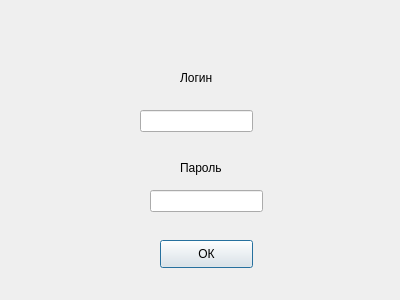
<?xml version="1.0" encoding="UTF-8"?>
<ui version="4.0">
 <class>LoginWindow</class>
 <widget class="QDialog" name="LoginWindow">
  <property name="geometry">
   <rect>
    <x>0</x>
    <y>0</y>
    <width>400</width>
    <height>300</height>
   </rect>
  </property>
  <property name="windowTitle">
   <string>Dialog</string>
  </property>
  <widget class="QPushButton" name="submit">
   <property name="geometry">
    <rect>
     <x>160</x>
     <y>240</y>
     <width>93</width>
     <height>28</height>
    </rect>
   </property>
   <property name="text">
    <string>ОК</string>
   </property>
  </widget>
  <widget class="QLabel" name="title">
   <property name="geometry">
    <rect>
     <x>170</x>
     <y>10</y>
     <width>55</width>
     <height>16</height>
    </rect>
   </property>
   <property name="text">
    <string/>
   </property>
  </widget>
  <widget class="QLabel" name="label_login">
   <property name="geometry">
    <rect>
     <x>180</x>
     <y>70</y>
     <width>55</width>
     <height>16</height>
    </rect>
   </property>
   <property name="text">
    <string>Логин</string>
   </property>
  </widget>
  <widget class="QLabel" name="label_password">
   <property name="geometry">
    <rect>
     <x>180</x>
     <y>160</y>
     <width>55</width>
     <height>16</height>
    </rect>
   </property>
   <property name="text">
    <string>Пароль</string>
   </property>
  </widget>
  <widget class="QLineEdit" name="edit_login">
   <property name="geometry">
    <rect>
     <x>140</x>
     <y>110</y>
     <width>113</width>
     <height>22</height>
    </rect>
   </property>
  </widget>
  <widget class="QLineEdit" name="edit_password">
   <property name="geometry">
    <rect>
     <x>150</x>
     <y>190</y>
     <width>113</width>
     <height>22</height>
    </rect>
   </property>
   <property name="echoMode">
    <enum>QLineEdit::Password</enum>
   </property>
  </widget>
 </widget>
 <resources/>
 <connections/>
</ui>
